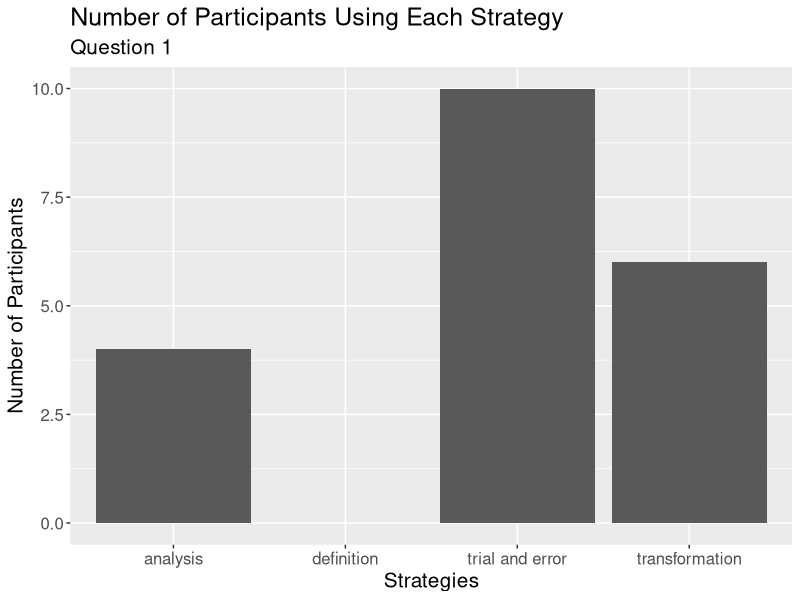
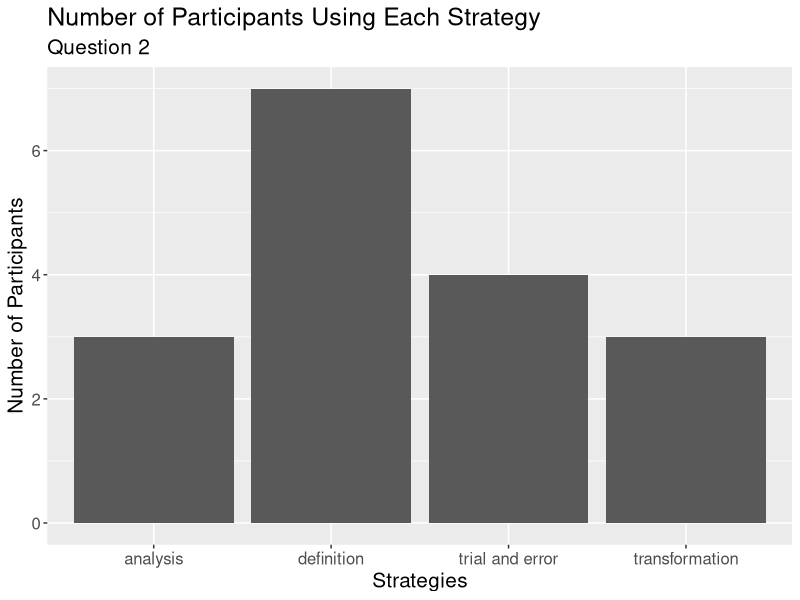
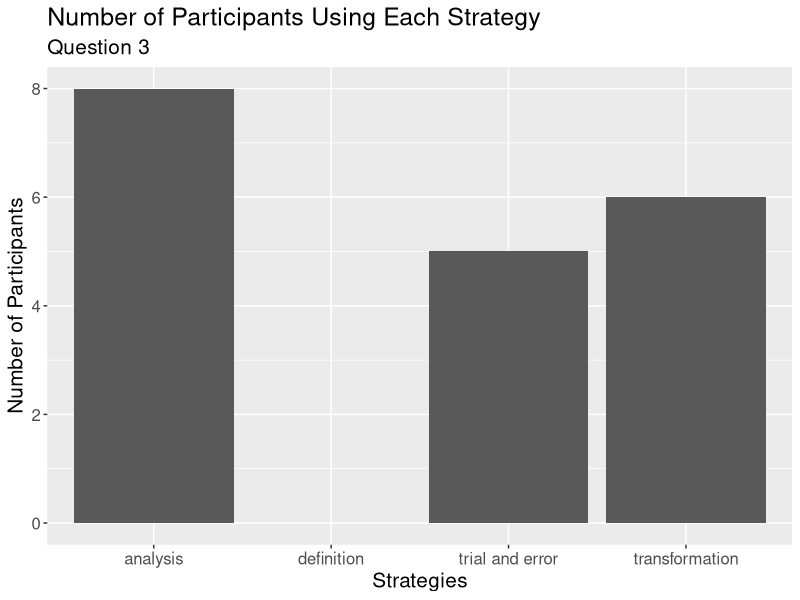
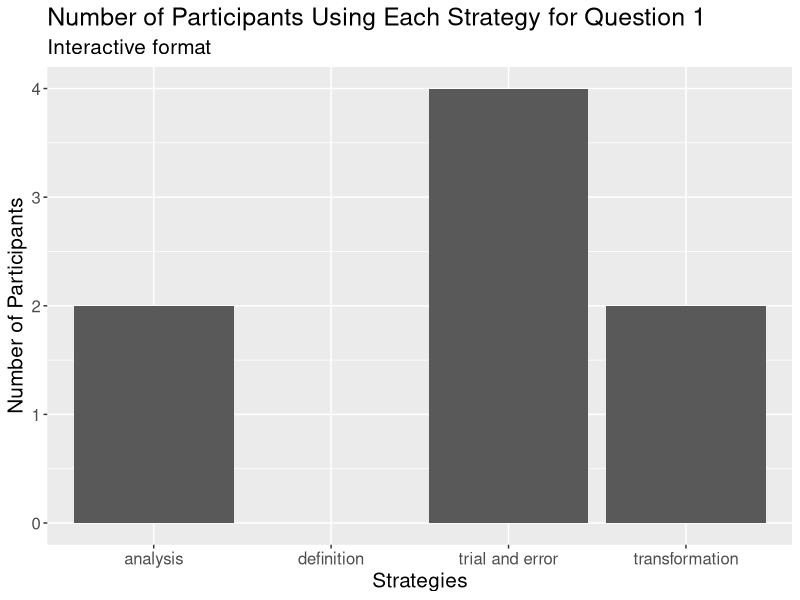
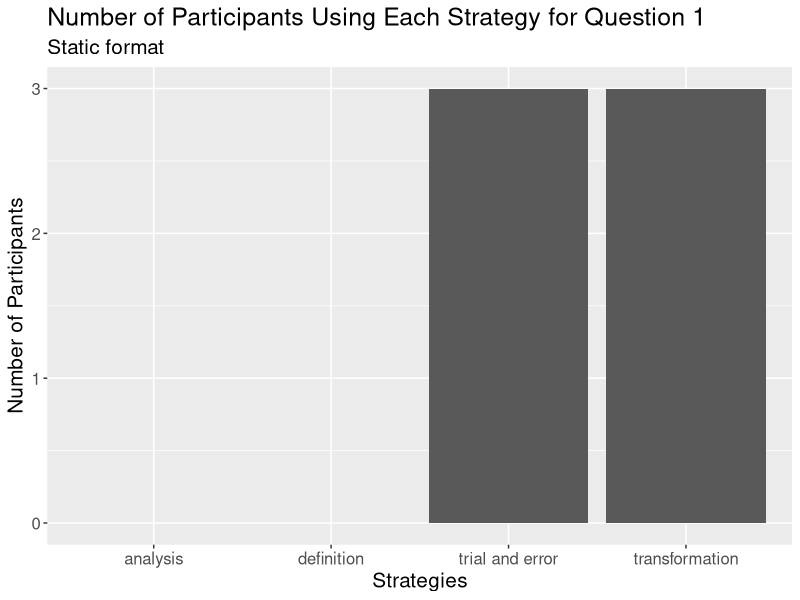
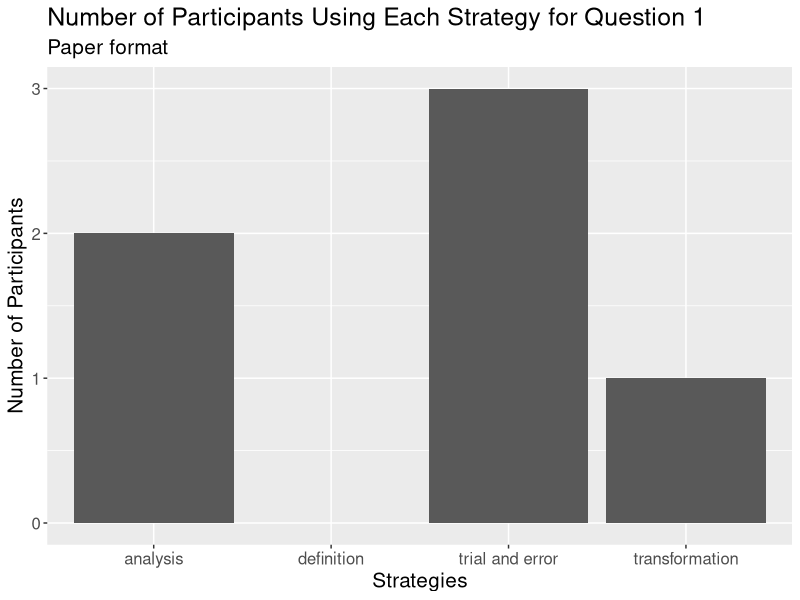
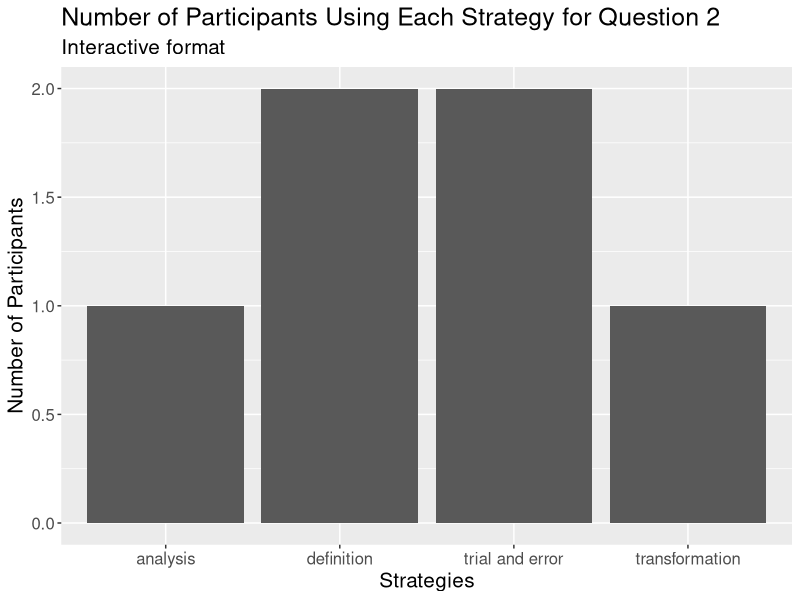
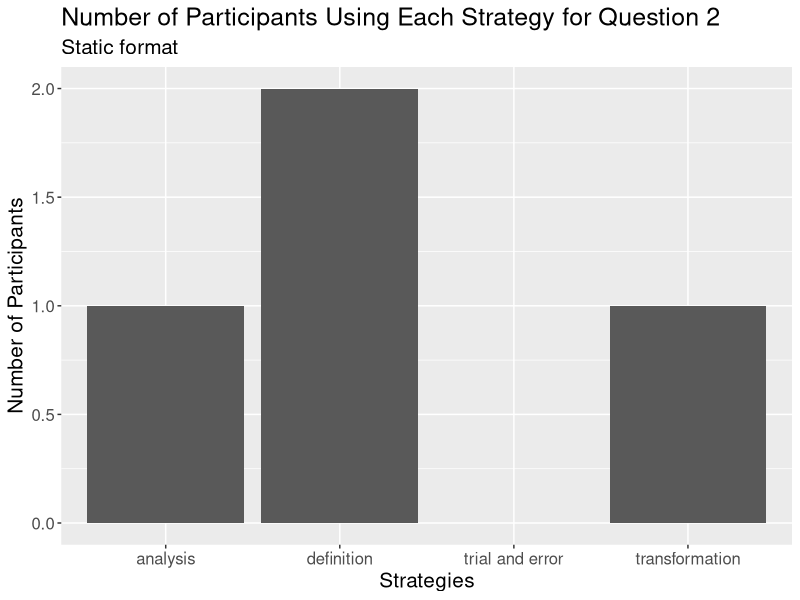

Source code (R) for these figures, in order:
## ---- chunk 1
#install.packages("dplyr")
library(dplyr)

#install.packages("ggplot2")
library("ggplot2")
## ---- chunk 2
participant <- c(1,2,3,4,5,6,7,8,9,10)

format1 <- c("static", "paper", "static", "interactive", "interactive", "paper" , "interactive", "interactive", "paper", "static")
format2 <- c("paper", "static", "interactive", "static", "paper", "interactive", "paper", "static", "interactive", "paper" )
format3 <- c("interactive", "interactive", "paper", "paper", "static", "static", "static", "paper", "static", "interactive")

## ---- chunk 3

no_types1 <- c(3,6,3,5,4,6,4,1,6,5)
no_types2 <- c(5,3,5,4,5,5,5,3,5,5)
no_types3 <- c(7,6,7,7,2,3,6,0,2,6)

max_1 <- 6
max_2 <- 5
max_3 <- 7

ratio1 <- no_types1/max_1
ratio2 <- no_types2/max_2
ratio3 <- no_types3/max_3

all_types_all_questions <- data.frame(participant, format1, no_types1, ratio1, format2, no_types2, ratio2, format3, no_types3, ratio3)
## ---- chunk 4

p1formats <- c(format1[1], format2[1], format3[1])
p1ratios <- c(ratio1[1], ratio2[1], ratio3[1])

p2formats <- c(format1[2], format2[2], format3[2])
p2ratios <- c(ratio1[2], ratio2[2], ratio3[2])

p3formats <- c(format1[3], format2[3], format3[3])
p3ratios <- c(ratio1[3], ratio2[3], ratio3[3])

p4formats <- c(format1[4], format2[4], format3[4])
p4ratios <- c(ratio1[4], ratio2[4], ratio3[4])

p5formats <- c(format1[5], format2[5], format3[5])
p5ratios <- c(ratio1[5], ratio2[5], ratio3[5])

p6formats <- c(format1[6], format2[6], format3[6])
p6ratios <- c(ratio1[6], ratio2[6], ratio3[6])

p7formats <- c(format1[7], format2[7], format3[7])
p7ratios <- c(ratio1[7], ratio2[7], ratio3[7])

p8formats <- c(format1[8], format2[8], format3[8])
p8ratios <- c(ratio1[8], ratio2[8], ratio3[8])

p9formats <- c(format1[9], format2[9], format3[9])
p9ratios <- c(ratio1[9], ratio2[9], ratio3[9])

p10formats <- c(format1[10], format2[10], format3[10])
p10ratios <- c(ratio1[10], ratio2[10], ratio3[10])

questions<- c(1,2,3)


p1dat <- data.frame(p1formats, p1ratios, questions)
p2dat <- data.frame(p2formats, p2ratios, questions)
p3dat <- data.frame(p3formats, p3ratios, questions)
p4dat <- data.frame(p4formats, p4ratios, questions)
p5dat <- data.frame(p5formats, p5ratios, questions)
p6dat <- data.frame(p6formats, p6ratios, questions)
p7dat <- data.frame(p7formats, p7ratios, questions)
p8dat <- data.frame(p8formats, p8ratios, questions)
p9dat <- data.frame(p9formats, p9ratios, questions)
p10dat <- data.frame(p10formats, p10ratios, questions)
## ---- chunk 5

p1<-ggplot(p1dat, aes(y = p1ratios*100, x = questions)) +
     geom_col(aes(fill = p1formats)) +
     labs(x="Question number", y= "Percentage of example types given",
     title = "Percentage of Example Types Given for Each Participant", subtitle="Participant 1", fill= "Format of question")


p2<-ggplot(p2dat, aes(y = p2ratios*100, x = questions)) +
     geom_col(aes(fill = p2formats)) +
    labs(x="Question number", y= "Percentage of example types given",  title = "Percentage of Example Types Given for Each Participant", subtitle="Participant 2", fill= "Format of question" )



p3<-ggplot(p3dat, aes(y = p3ratios*100, x = questions)) +
     geom_col(aes(fill = p3formats)) +
  labs(x="Question number", y= "Percentage of example types given",  title = "Percentage of Example Types Given for Each Participant", subtitle="Participant 3", fill= "Format of question")



p4<-ggplot(p4dat, aes(y = p4ratios*100, x = questions)) +
     geom_col(aes(fill = p4formats))+
  labs(x="Question number", y= "Percentage of example types given",  title = "Percentage of Example Types Given for Each Participant", subtitle="Participant 4", fill= "Format of question")



p5<-ggplot(p5dat, aes(y = p5ratios*100, x = questions)) +
     geom_col(aes(fill = p5formats))+
  labs(x="Question number", y= "Percentage of example types given",  title = "Percentage of Example Types Given for Each Participant", subtitle="Participant 5", fill= "Format of question")



p6<-ggplot(p6dat, aes(y = p6ratios*100, x = questions)) +
     geom_col(aes(fill = p6formats))+
  labs(x="Question number", y= "Percentage of example types given",  title = "Percentage of Example Types Given for Each Participant", subtitle="Participant 6", fill= "Format of question")



p7<-ggplot(p7dat, aes(y = p7ratios*100, x = questions)) +
     geom_col(aes(fill = p7formats))+
  labs(x="Question number", y= "Percentage of example types given",  title = "Percentage of Example Types Given for Each Participant", subtitle="Participant 7", fill= "Format of question")



p8<-ggplot(p8dat, aes(y = p8ratios*100, x = questions)) +
     geom_col(aes(fill = p8formats))+
  labs(x="Question number", y= "Percentage of example types given",  title = "Percentage of Example Types Given for Each Participant", subtitle="Participant 8", fill= "Format of question")



p9<-ggplot(p9dat, aes(y = p9ratios*100, x = questions)) +
     geom_col(aes(fill = p9formats))+
  labs(x="Question number", y= "Percentage of example types given",  title = "Percentage of Example Types Given for Each Participant", subtitle="Participant 9", fill= "Format of question")



p10<-ggplot(p10dat, aes(y = p10ratios*100, x = questions)) +
     geom_col(aes(fill = p10formats))+
  labs(x="Question number", y= "Percentage of example types given",  title = "Percentage of Example Types Given for Each Participant", subtitle="Participant 10", fill= "Format of question")
## ---- chunk 6
q1_et<-ggplot(all_types_all_questions, aes(y=ratio1*100, x=participant))+geom_col(aes(fill=format1))+
  labs(x="Participant", y= "Percentage of example types given",  title = "Percentage of Example Types Given for Each Question", subtitle="Question 1", fill= "Format of question")+
   scale_x_discrete(limits=c("1","2","3", "4","5","6","7","8","9","10"))


q2_et<-ggplot(all_types_all_questions, aes(y=ratio2*100, x=participant))+geom_col(aes(fill=format2))+
  labs(x="Participant", y= "Percentage of example types given",  title = "Percentage of Example Types Given for Each Question", subtitle="Question 2", fill= "Format of question")+
   scale_x_discrete(limits=c("1","2","3", "4","5","6","7","8","9","10"))


q3_et<-ggplot(all_types_all_questions, aes(y=ratio3*100, x=participant))+geom_col(aes(fill=format3))+
  labs(x="Participant", y= "Percentage of example types given",  title = "Percentage of Example Types Given for Each Question", subtitle="Question 3", fill= "Format of question")+
   scale_x_discrete(limits=c("1","2","3", "4","5","6","7","8","9","10"))

## ---- chunk 7

formats <- append(format1,format2)
formats <- append(formats, format3)
formats <- data.frame(formats)

ratios <- append(ratio1, ratio2)
ratios <- append(ratios, ratio3)
ratios <- data.frame(ratios)

formats_df <- cbind(formats,ratios)
## ---- chunk 8
p <- formats_df[formats_df$formats =='paper',]
i <- formats_df[formats_df$formats =='interactive',]
s <- formats_df[formats_df$formats =='static',]

p_sum<- sum(p$ratios)
i_sum<- sum(i$ratios)
s_sum<- sum(s$ratios)

p_percent <- p_sum*10
i_percent <- i_sum*10
s_percent <- s_sum*10


average_examples_format <- data.frame(format=c("paper", "interactive", "static"), percentage=c(p_percent, i_percent, s_percent))

f <-ggplot(average_examples_format, aes(x=factor(format, levels = c("paper", "interactive", "static")), y=percentage, fill=format))+geom_col()+labs(x= "Format", y="Average percentage of example types given", fill="Format", title="Average Percentage of Example Types Given for Each Format")
## ---- chunk 9
formats <- c('paper', 'static', 'interactive')
total_or_first <- c('first attempt','first attempt','first attempt','not first attempt', 'not first attempt','not first attempt')

total_correct_ans1 <- c(100, 100, 100)
correct_ans_firstattempt1 <- c(100, 77.78, 92.86)
correct_ans_not_firstattempt1 <- c(0, 22.22, 7.14)

first_attempt <- data.frame(correct_ans_firstattempt1, correct_ans_not_firstattempt1)

q1 <- data.frame(formats, total_correct_ans1, first_attempt)
correctans1 <- c(100,77.78,92.86,0,22.22,7.14)
formats2 <-c('paper', 'static', 'interactive','paper', 'static', 'interactive') 
q11<- data.frame(format=formats2,totals=correctans1, Attempt=total_or_first)

ca1<-ggplot(q11, mapping=aes(x=format, y=totals, fill=Attempt))+ geom_col()

total_correct_ans2 <- c(100, 100, 100)
correct_ans_firstattempt2 <- c(92, 100, 93.33)
correct_ans_not_firstattempt2 <- c(8, 0, 6.67)
correctans2<- c(92, 100, 93.33,8, 0, 6.67)
q22<- data.frame(format=formats2,totals=correctans2, Attempt=total_or_first)

ca2<-ggplot(q22, mapping=aes(x=format, y=totals, fill=Attempt))+ geom_col()




total_correct_ans3 <- c(100, 55.56, 91.67)
correct_ans_firstattempt3 <- c(100, 58.33, 83.33)
correct_ans_not_firstattempt3 <- c(0, 41.67, 16.67)
correctans3<- c(100, 32.40, 76.39,0, 23.15, 15.28)
q33<- data.frame(format=formats2,totals=correctans3, Attempt=total_or_first)

ca3<-ggplot(q33, mapping=aes(x=format, y=totals, fill=Attempt))+ geom_col()
## ---- chunk 10
ca1<- ca1 +labs(title="Percentage of Correct Answers for Each Format for Question 1", x='Format', y="Percentage of Correct Answers", subtitle = "Of the percentage of correct answers, were the answers correct on first attempt?")


ca2<- ca2 +labs(title="Percentage of Correct Answers for Each Format for Question 2", x='Format', y="Percentage of Correct Answers", subtitle = "Of the percentage of correct answers, were the answers correct on first attempt?")

ca3<- ca3 +labs(title="Percentage of Correct Answers for Each Format for Question 3", x='Format', y="Percentage of Correct Answers", subtitle = "Of the percentage of correct answers, were the answers correct on first attempt?")
## ---- chunk 11
#library(data.table)
strats <- c('mem','te','tr','ana')

strat1_1 <- c(0, 1, 1,0)
strat1_2 <- c(0,1,1,0)
strat1_3 <- c(0,1,1,0)
strat1_4 <- c(0,1,0,1)
strat1_5 <- c(0,1,1,1)
strat1_6 <- c(0,1,0,1)
strat1_7 <- c(0,1,1,0)
strat1_8 <- c(0,1,0,0)
strat1_9 <- c(0,1,0,1)
strat1_10 <- c(0,1,1,0)

strat_q1 <- data.frame(strat1_1, strat1_2, strat1_3, strat1_4, strat1_5, strat1_6, strat1_7, strat1_8, strat1_9, strat1_10 )

totals1 <- c(rowSums(strat_q1))
totals1 <- data.frame(totals1)


y1 <- cbind(strat_q1, totals1)

strat1_paper <- data.frame(strat_q1[2], strat_q1[6], strat_q1[9])
strat1_static <- data.frame(strat_q1[1], strat_q1[3], strat_q1[10])
strat1_int <- data.frame(strat_q1[4], strat_q1[5], strat_q1[7], strat_q1[8])

totals1_paper <- c(rowSums(strat1_paper))
totals1_paper <- data.frame(totals1_paper)

y1_paper <- cbind(strat1_paper, totals1_paper)

totals1_static <- c(rowSums(strat1_static))
totals1_static <- data.frame(totals1_static)
y1_static <- cbind(strat1_static, totals1_static)

totals1_int <- c(rowSums(strat1_int))
totals1_int <- data.frame(totals1_int)
y1_int <- cbind(strat1_int, totals1_int)
## ---- chunk 12

labels <- c("analysis", "definition", "trial and error", "transformation")

strategies1<-ggplot(y1, mapping=aes(x=strats,y= totals1))+geom_col()+labs(x= "Strategies", y="Number of Participants", fill="Format", title="Number of Participants Using Each Strategy", subtitle="Question 1")+ scale_x_discrete(labels= labels)+theme(text=element_text(size=15))
## ---- chunk 13
#strats <- c('mem','te','tr','ana')
strat2_1 <- c(0, 0, 1,1)
strat2_2 <- c(1,0,0,0)
strat2_3 <- c(1,0,0,0)
strat2_4 <- c(0,0,1,1)
strat2_5 <- c(1,1,0,0)
strat2_6 <- c(0,1,1,0)
strat2_7 <- c(1,0,0,0)
strat2_8 <- c(1,0,0,0)
strat2_9 <- c(1,1,0,1)
strat2_10 <- c(1,1,0,0)


strat_q2 <- data.frame(strat2_1, strat2_2, strat2_3, strat2_4, strat2_5, strat2_6, strat2_7, strat2_8, strat2_9, strat2_10 )



totals2 <- c(rowSums(strat_q2))
totals2 <- data.frame(totals2)


y2 <- cbind(strat_q1, totals2)

strat2_paper <- data.frame(strat_q2[1], strat_q2[5], strat_q2[7], strat_q2[10])
strat2_static <- data.frame(strat_q2[2], strat_q2[4], strat_q2[8])
strat2_int <- data.frame(strat_q2[3], strat_q2[6], strat_q2[9])

totals2_paper <- c(rowSums(strat2_paper))
totals2_paper <- data.frame(totals2_paper)


y2_paper <- cbind(strat2_paper, totals2_paper)

totals2_static <- c(rowSums(strat2_static))
totals2_static <- data.frame(totals2_static)
y2_static <- cbind(strat2_static, totals2_static)

totals2_int <- c(rowSums(strat2_int))
totals2_int <- data.frame(totals2_int)
y2_int <- cbind(strat2_int, totals2_int)
## ---- chunk 14

labels <- c("analysis", "definition", "trial and error", "transformation")

strategies2<-ggplot(y2, mapping=aes(x=strats,y= totals2))+geom_col()+labs(x= "Strategies", y="Number of Participants", fill="Format", title="Number of Participants Using Each Strategy", subtitle="Question 2")+ scale_x_discrete(labels= labels)+theme(text=element_text(size=15))
## ---- chunk 15
#strats <- c('mem','te','tr','ana')
strat3_1 <- c(0, 1, 1,1)
strat3_2 <- c(0,0,1,1)
strat3_3 <- c(0,1,1,1)
strat3_4 <- c(0,1,1,1)
strat3_5 <- c(0,0,0,1)
strat3_6 <- c(0,0,1,1)
strat3_7 <- c(0,1,0,1)
strat3_8 <- c(0,0,0,0)
strat3_9 <- c(0,1,0,0)
strat3_10 <- c(0,0,1,1)


strat_q3 <- data.frame(strat3_1, strat3_2, strat3_3, strat3_4, strat3_5, strat3_6, strat3_7, strat3_8, strat3_9, strat3_10 )



totals3 <- c(rowSums(strat_q3))
totals3 <- data.frame(totals3)


y3 <- cbind(strat_q3, totals3)

strat3_paper <- data.frame(strat_q3[3], strat_q3[4], strat_q3[8])
strat3_static <- data.frame(strat_q3[5], strat_q3[6], strat_q3[7], strat_q1[9])
strat3_int <- data.frame(strat_q3[1], strat_q3[2], strat_q3[10])

totals3_paper <- c(rowSums(strat3_paper))
totals3_paper <- data.frame(totals3_paper)


y3_paper <- cbind(strat3_paper, totals3_paper)

totals3_static <- c(rowSums(strat3_static))
totals3_static <- data.frame(totals3_static)
y3_static <- cbind(strat3_static, totals3_static)

totals3_int <- c(rowSums(strat3_int))
totals3_int <- data.frame(totals3_int)
y3_int <- cbind(strat3_int, totals3_int)
## ---- chunk 16

labels <- c("analysis", "definition", "trial and error", "transformation")

strategies3<-ggplot(y3, mapping=aes(x=strats,y= totals3))+geom_col()+labs(x= "Strategies", y="Number of Participants", fill="Format", title="Number of Participants Using Each Strategy", subtitle="Question 3")+ scale_x_discrete(labels= labels)+theme(text=element_text(size=15))
## ---- chunk 17

int1 <- ggplot(y1_int, mapping=aes(x=strats, y= totals1_int))+geom_col()+ scale_x_discrete(labels= labels)+labs(x= "Strategies", y="Number of Participants", fill="Format", title="Number of Participants Using Each Strategy for Question 1", subtitle = "Interactive format")+theme(text=element_text(size=15))

static1<- ggplot(y1_static, mapping=aes(x=strats, y= totals1_static))+geom_col()+ scale_x_discrete(labels= labels)+labs(x= "Strategies", y="Number of Participants", fill="Format", title="Number of Participants Using Each Strategy for Question 1", subtitle = "Static format")+theme(text=element_text(size=15))

paper1<- ggplot(y1_paper, mapping=aes(x=strats, y= totals1_paper))+geom_col()+ scale_x_discrete(labels= labels)+labs(x= "Strategies", y="Number of Participants", fill="Format", title="Number of Participants Using Each Strategy for Question 1", subtitle = "Paper format")+theme(text=element_text(size=15))


int2 <- ggplot(y2_int, mapping=aes(x=strats, y= totals2_int))+geom_col()+ scale_x_discrete(labels= labels)+labs(x= "Strategies", y="Number of Participants", fill="Format", title="Number of Participants Using Each Strategy for Question 2", subtitle = "Interactive format")+theme(text=element_text(size=15))

static2<- ggplot(y2_static, mapping=aes(x=strats, y= totals2_static))+geom_col()+ scale_x_discrete(labels= labels)+labs(x= "Strategies", y="Number of Participants", fill="Format", title="Number of Participants Using Each Strategy for Question 2", subtitle = "Static format")+theme(text=element_text(size=15))

paper2<- ggplot(y2_paper, mapping=aes(x=strats, y= totals2_paper))+geom_col()+ scale_x_discrete(labels= labels)+labs(x= "Strategies", y="Number of Participants", fill="Format", title="Number of Participants Using Each Strategy for Question 2", subtitle = "Paper format")+theme(text=element_text(size=15))

int3 <- ggplot(y3_int, mapping=aes(x=strats, y= totals3_int))+geom_col()+ scale_x_discrete(labels= labels)+labs(x= "Strategies", y="Number of Participants", fill="Format", title="Number of Participants Using Each Strategy for Question 3", subtitle = "Interactive format")+theme(text=element_text(size=15))

static3<- ggplot(y3_static, mapping=aes(x=strats, y= totals3_static))+geom_col()+ scale_x_discrete(labels= labels)+labs(x= "Strategies", y="Number of Participants", fill="Format", title="Number of Participants Using Each Strategy for Question 3", subtitle = "Static format")+theme(text=element_text(size=15))

paper3<- ggplot(y3_paper, mapping=aes(x=strats, y= totals3_paper))+geom_col()+ scale_x_discrete(labels= labels)+labs(x= "Strategies", y="Number of Participants", fill="Format", title="Number of Participants Using Each Strategy for Question 3", subtitle = "Paper format")+theme(text=element_text(size=15))
## ---- chunk 18

#Number using each strategy, per question
strategies1
strategies2
strategies3

#Number using each strategy, per question, per format
int1
static1
paper1

int2
static2
paper2

int3
static3
paper3


# Example types per participant
p2
p3
p4
p5
p6
p7
p8
p9
p10

# example types per question
q1_et
q2_et
q3_et

# example types per format
f

# correct ans plots
ca1
ca2
ca3
## ---- chunk 19

questions <- c(rep(1, 10), rep(2,10), rep(3,10))

formats <- c(format1, format2, format3)

percentages_et <- c(ratio1*100, ratio2*100, ratio3*100)

example_types <- data.frame("Participant"=participant, "Percentage_of_Example_Types"= percentages_et,"Question"= questions, "Format"=formats)

#average for each format
df_means <- example_types %>% group_by(Format) %>% summarise(value=mean(Percentage_of_Example_Types))
avg_i<- as.numeric(df_means[1,2])
avg_p <- as.numeric(df_means[2,2])
avg_s <- as.numeric(df_means[3,2])

## ---- chunk 20

example_types_plot <- ggplot(data=example_types, aes(x=Participant, y= Percentage_of_Example_Types))+geom_point()+ facet_wrap(~Format)+
  geom_hline(data = data.frame(avg_i,Format='interactive'), aes(yintercept = avg_i))+
  geom_hline(data = data.frame(avg_p,Format='paper'), aes(yintercept = avg_p))+
  geom_hline(data = data.frame(avg_s,Format='static'), aes(yintercept = avg_s))+
  labs(title="Example Types Given in Each Format, for All Questions",subtitle="With a line of average percentage of example types given for each format ",y= "Percentage of Example Types Given (%)")+
  scale_x_continuous(breaks=c(2,4,6,8,10))

example_types_plot
ggsave("Plots/example_types_plot.png", example_types_plot, width = 7, height = 5)
## ---- chunk 21

trial_and_error <- c(rep(1,10),rep(0,4),1,1,0,0,1,1,1,0,1,1,0,0,1,0,1,0)
transformation <- c(1,1,1,0,1,0,1,0,0,1,1,0,0,1,0,1, rep(0,4),rep(1,4), 0,1,0,0,0,1)
analysis <- c(0,0,0,1,1,1,0,0,1,0,1,0,0,1,0,0,0,0,1,0, rep(1,7), 0,0,1)

strategies <- data.frame("Participant"=participant,"Question"= questions, "Format"=formats, trial_and_error, transformation, analysis)


t_and_e <- strategies[strategies$trial_and_error==1,]
tr <- t_and_e <- strategies[strategies$transformation==1,]
ana <- t_and_e <- strategies[strategies$analysis==1,]

paper_strat <- strategies[strategies$Format=="paper",]
int_strat <- strategies[strategies$Format=="interactive",]
static_strat <- strategies[strategies$Format=="static",]

paper_te<- sum(paper_strat$trial_and_error)
paper_tr<- sum(paper_strat$transformation)
paper_an<- sum(paper_strat$analysis)


int_te<- sum(int_strat$trial_and_error)
int_tr<- sum(int_strat$transformation)
int_an<- sum(int_strat$analysis)


static_te<- sum(static_strat$trial_and_error)
static_tr<- sum(static_strat$transformation)
static_an<- sum(static_strat$analysis)

strategies_totals <- data.frame("Format"= c(rep("paper", 3), rep("interactive", 3), rep("static", 3)), "Strategy"=  c(rep(c("trial_and_error", "transformation", "analysis"), 3)), "total"= c(paper_te, paper_tr, paper_an, int_te, int_tr, int_an, static_te, static_tr, static_an))

strategies_plot2 <- ggplot(strategies_totals, mapping=aes(x=Strategy, y=total))+geom_bar(stat="identity")+facet_wrap(~Format)+labs(y="Number of Participants", title="Total number of articipants using each strategy in each format, for all questions.", subtitle="Note that this is based off the groups opinion and interpretation of the strategies used by participants.")+ theme(axis.text.x = element_text(angle = 45, vjust = 1, hjust=1))

strategies_plot2

ggsave("Plots/strategy.png", strategies_plot2)

